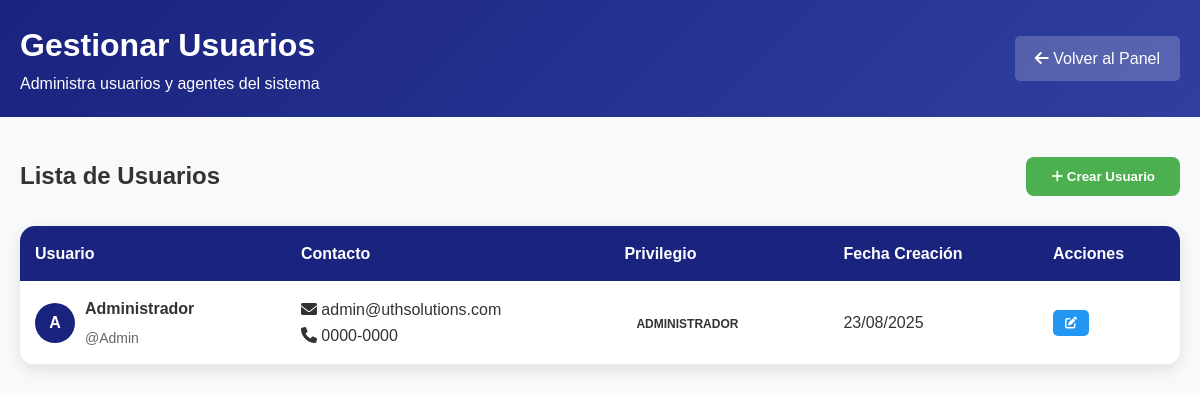
The app's page /admin/usuarios.php (signed in) with its own data.
### tables this page shows
CREATE TABLE usuarios (
    id INT AUTO_INCREMENT PRIMARY KEY,
    nombre VARCHAR(100) NOT NULL,
    telefono VARCHAR(20),
    correo VARCHAR(100),
    email VARCHAR(100) UNIQUE NOT NULL,
    usuario VARCHAR(50) UNIQUE NOT NULL,
    contrasena VARCHAR(255) NOT NULL,
    privilegio ENUM('administrador', 'agente') DEFAULT 'agente',
    fecha_creacion TIMESTAMP DEFAULT CURRENT_TIMESTAMP,
    fecha_actualizacion TIMESTAMP DEFAULT CURRENT_TIMESTAMP ON UPDATE CURRENT_TIMESTAMP
);

### admin/usuarios.php (the view, shortened to what this page needs)
<?php
require_once '../sesiones.php';
try {
    $stmt = $conexion->prepare("SELECT * FROM usuarios ORDER BY fecha_creacion DESC");
    $stmt->execute();
    $usuarios = $stmt->fetchAll();
} catch(PDOException $e) {
    $usuarios = [];
}
?>
<!DOCTYPE html>
<html lang="es">
<head>
    <link rel="stylesheet" href="../css/style.css">
    <link rel="stylesheet" href="https://cdnjs.cloudflare.com/ajax/libs/font-awesome/6.0.0/css/all.min.css">
</head>
<body>
    <div class="admin-container">
        <header class="admin-header">
            <div class="admin-header-content">
                <div>
                    <h1>Gestionar Usuarios</h1>
                    <p>Administra usuarios y agentes del sistema</p>
                </div>
                <a href="dashboard.php" class="back-btn">
                    <i class="fas fa-arrow-left"></i> Volver al Panel
                </a>
            </div>
        </header>
        <div class="admin-content">
            <div class="content-header">
                <h2>Lista de Usuarios</h2>
                <button class="create-btn" onclick="openModal('createModal')">
                    <i class="fas fa-plus"></i> Crear Usuario
                </button>
            </div>
            <div class="users-table">
                <table class="table">
                    <thead>
                        <tr>
                            <th>Usuario</th>
                            <th>Contacto</th>
                            <th>Privilegio</th>
                            <th>Fecha Creación</th>
                            <th>Acciones</th>
                        </tr>
                    </thead>
                    <tbody>
                        <?php foreach ($usuarios as $usuario): ?>
                        <tr>
                            <td>
                                <div class="user-info">
                                    <div class="user-avatar">
                                        <?= strtoupper(substr($usuario['nombre'], 0, 1)) ?>
                                    </div>
                                    <div class="user-details">
                                        <h4><?= htmlspecialchars($usuario['nombre']) ?></h4>
                                        <p>@<?= htmlspecialchars($usuario['usuario']) ?></p>
                                    </div>
                                </div>
                            </td>
                            <td>
                                <div>
                                    <p><i class="fas fa-envelope"></i> <?= htmlspecialchars($usuario['email']) ?></p>
                                    <?php if ($usuario['telefono']): ?>
                                    <p><i class="fas fa-phone"></i> <?= htmlspecialchars($usuario['telefono']) ?></p>
                                    <?php endif; ?>
                                </div>
                            </td>
                            <td>
                                <span class="badge badge-<?= $usuario['privilegio'] ?>">
                                    <?= ucfirst($usuario['privilegio']) ?>
                                </span>
                            </td>
                            <td>
                                <?= date('d/m/Y', strtotime($usuario['fecha_creacion'])) ?>
                            </td>
                            <td>
                                <div class="actions">
                                    <button class="btn-small btn-edit" onclick="editUser(<?= htmlspecialchars(json_encode($usuario)) ?>)">
                                        <i class="fas fa-edit"></i>
                                    </button>
                                </div>
                            </td>
                        </tr>
                        <?php endforeach; ?>
                    </tbody>
                </table>
            </div>
        </div>
    </div>
</body>
</html>

### css/style.css (style rules this page uses)
* { margin: 0; padding: 0; box-sizing: border-box; }
html { scroll-behavior: smooth; }
body { font-family: 'Arial', sans-serif; line-height: 1.6; color: #333; }

### admin/usuarios.php (style rules this page uses)
.admin-container { min-height: 100vh; background: #f8f9fa; }
.admin-header { background: linear-gradient(135deg, #1a237e 0%, #303f9f 100%); color: white; padding: 20px 0; }
.admin-header-content { max-width: 1200px; margin: 0 auto; padding: 0 20px; display: flex; justify-content: space-between; align-items: center; }
.back-btn { background: rgba(255,255,255,0.2); color: white; padding: 10px 20px; border: none; border-radius: 5px; text-decoration: none; transition: background 0.3s; }
.admin-content { max-width: 1200px; margin: 0 auto; padding: 40px 20px; }
.content-header { display: flex; justify-content: space-between; align-items: center; margin-bottom: 30px; }
.create-btn { background: #4CAF50; color: white; padding: 12px 25px; border: none; border-radius: 8px; cursor: pointer; text-decoration: none; font-weight: bold; transition: background 0.3s; }
.users-table { background: white; border-radius: 15px; box-shadow: 0 5px 15px rgba(0,0,0,0.1); overflow: hidden; }
.table { width: 100%; border-collapse: collapse; }
.table th { background: #1a237e; color: white; padding: 15px; text-align: left; font-weight: bold; }
.table td { padding: 15px; border-bottom: 1px solid #eee; }
.user-avatar { width: 40px; height: 40px; background: #1a237e; border-radius: 50%; display: flex; align-items: center; justify-content: center; color: white; font-weight: bold; margin-right: 10px; }
.user-info { display: flex; align-items: center; }
.user-details h4 { margin: 0 0 5px 0; color: #333; }
.user-details p { margin: 0; color: #666; font-size: 14px; }
.badge { padding: 5px 12px; border-radius: 20px; font-size: 12px; font-weight: bold; text-transform: uppercase; }
.actions { display: flex; gap: 10px; }
.btn-small { padding: 6px 12px; border: none; border-radius: 5px; cursor: pointer; font-size: 12px; text-decoration: none; transition: all 0.3s; }
.btn-edit { background: #2196F3; color: white; }

### records on screen
usuarios: nombre "A", nombre "Administrador", usuario "Admin", email "admin@uthsolutions.com", telefono "0000-0000", privilegio "ADMINISTRADOR", fecha_creacion "23/08/2025"
